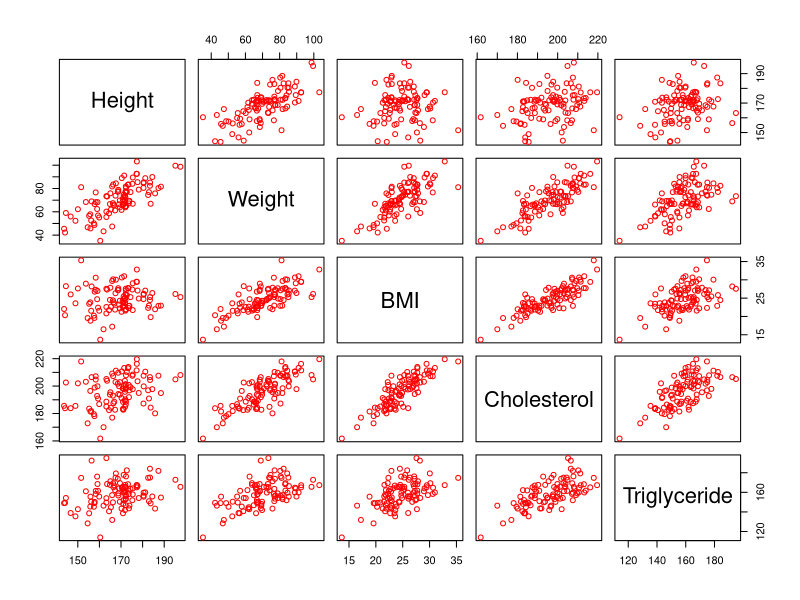
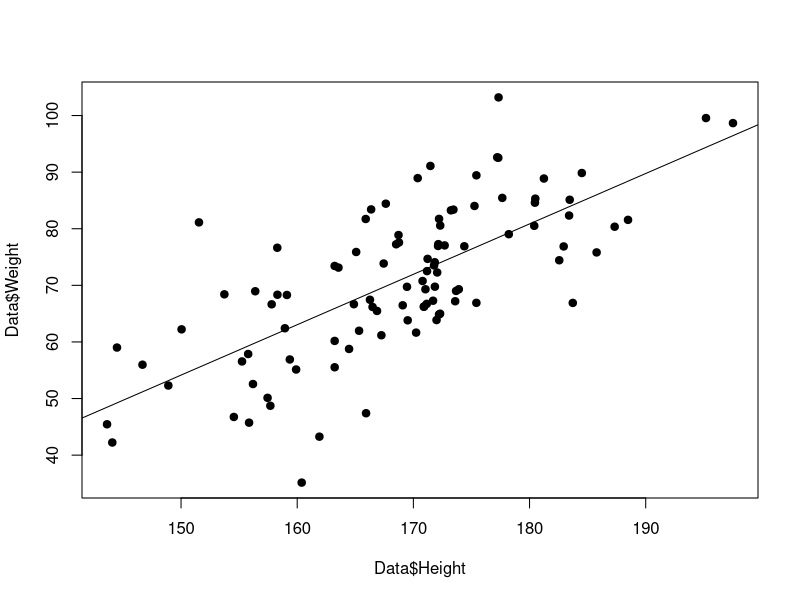
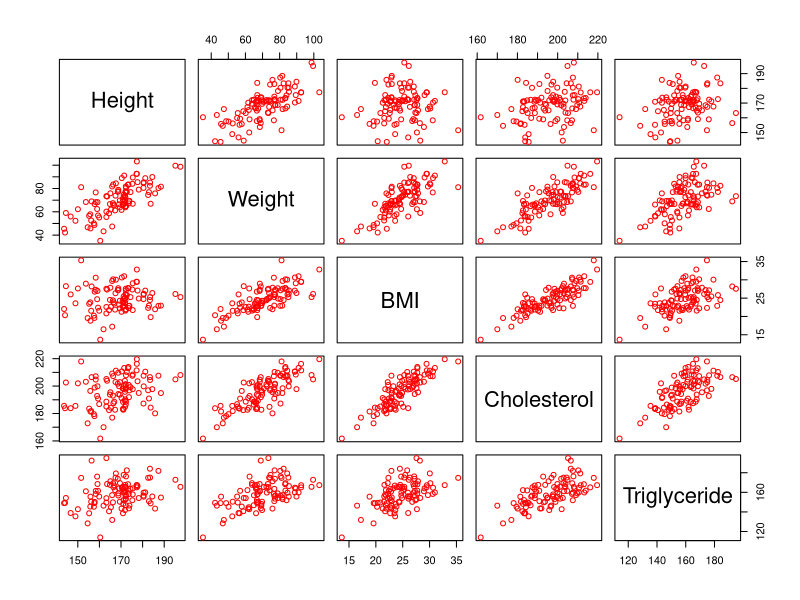

Here is the R script that generated these plots, in order:
Data = read.table("Example.txt",header=TRUE) #讀取Example.txt，並存成"Data"這個物件(資料表格式)
head(Data, 10) #看"Data"這個資料表的前10個row


summary(Data) #看"Data"這個資料表的所有變項的基本資訊


Color = "red"
plot(Data, col = Color)


Color = "red"          #指定顏色

pdf("plot.pdf")      #開啟一個pdf file，路徑為"plot.pdf"
plot(Data, col = Color) #將圖畫到開啟中的pdf file上去
dev.off()            #關掉這個pdf file


Result = lm(Weight~Height, data = Data) #linear regression test
Result

summary(Result)

plot(Data$Height, Data$Weight, pch = 19)
abline(Result)

Data=read.table("Example.txt", header = TRUE)
colnames(Data)    # 列出所有的欄位名稱
colnames(Data)[1] # 列出第一個欄位名稱
colnames(Data)[4] # 列出第四個欄位名稱(依此類推)


Result1 = lm(Data[,"Weight"]~Data[,"Height"])
summary(Result1)

